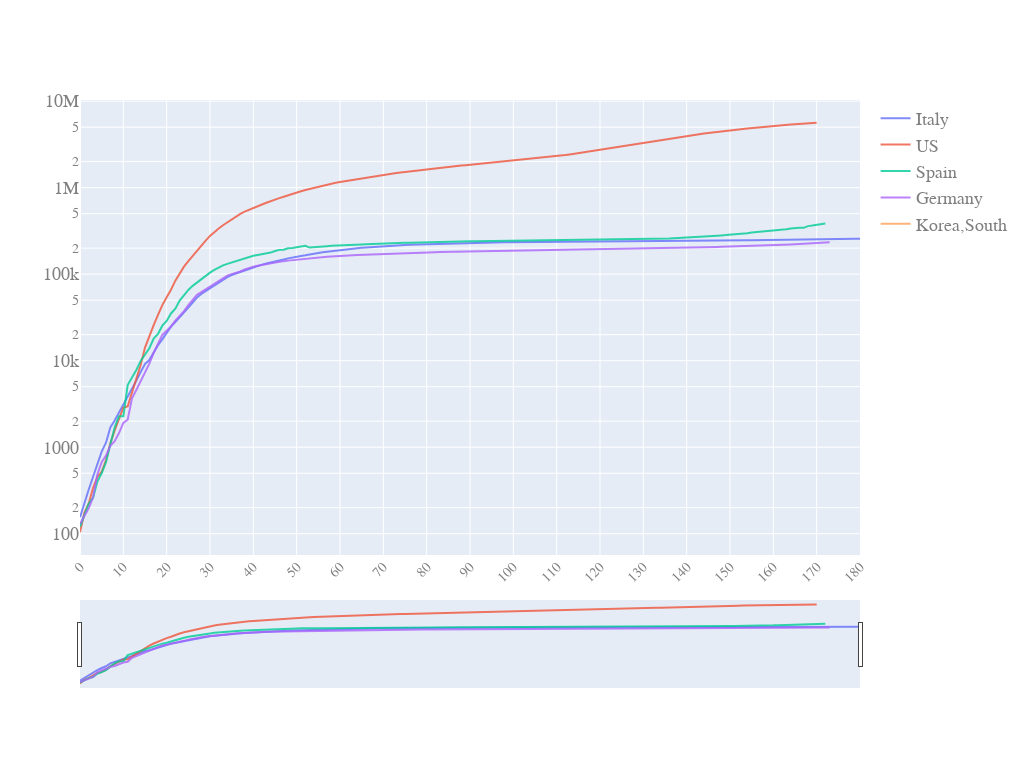

Notebook code cell kept with this figure:
### Code cell
quick_plot(pd_sync_timelines.date,
           pd_sync_timelines.iloc[:,:-1],
           y_scale='log',
           slider=True)

### Figure 1 — Plotly figure (JSON) as saved in the notebook; plotly's stock layout.template omitted (floating-point values rounded to 4 significant figures; data arrays with more than 128 entries replaced by an {"elided": "..."} marker saying what was removed)
{"data": [{"name": "Italy", "opacity": 0.8, "type": "scatter", "x": {"elided": "181 int values"}, "y": {"elided": "181 int values"}}, {"name": "US", "opacity": 0.8, "type": "scatter", "x": {"elided": "181 int values"}, "y": {"elided": "181 int values"}}, {"name": "Spain", "opacity": 0.8, "type": "scatter", "x": {"elided": "181 int values"}, "y": {"elided": "181 int values"}}, {"name": "Germany", "opacity": 0.8, "type": "scatter", "x": {"elided": "181 int values"}, "y": {"elided": "181 int values"}}, {"name": "Korea,South", "opacity": 0.8, "type": "scatter", "x": {"elided": "181 int values"}, "y": {"elided": "181 null values"}}], "layout": {"autosize": true, "font": {"color": "#7f7f7f", "family": "PT sans, monospace", "size": 18}, "height": 768, "width": 1024, "xaxis": {"nticks": 20, "rangeslider": {"visible": true}, "tickangle": -45, "tickfont": {"color": "#7f7f7f", "size": 14}}, "yaxis": {"type": "log"}}}
